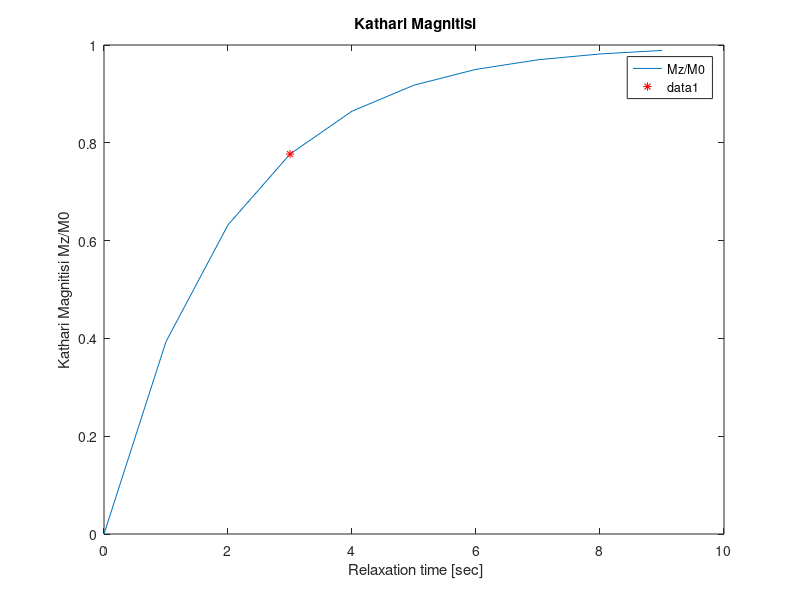

This chart was generated by the following MATLAB code:
%Exercises Chapter 3:
%Ex3-5:
%Enas istos echi kathari magnitisi T1=2 sec. An i T1 mideniszotan, poso chrono tha pari gia tin kathari magnitisi na anaktisi to 98% tis
disp('Chronos pou chriazete in kathari magnitisi gia na pai sto 98% tiw '), pause(0.01);
%Draw the M=Mz/M0
t = [0:1:9]; T1 = 2.0 *(ones(1,10));
M = ones (1, 10)-exp(-t./T1);
%f = input('Enter the frequency of sound f in HZ: ');
%Plot the M vs t
%Find the 98% of the hight for a specific time
time = round (-1.0 * log(1-0.98) );
M_at_time = M(time-1);
fprintf('The Magnetizion M : %6.8f mm for a time of %2.1f secs\n', M_at_time, time);
figure, plot (t, M); title(' Kathari Magnitisi'); 
xlabel (' Relaxation time [sec]'); ylabel ('Kathari Magnitisi Mz/M0');
legend ( 'Mz/M0'), hold on, plot(time-1, M(time), 'r*');
